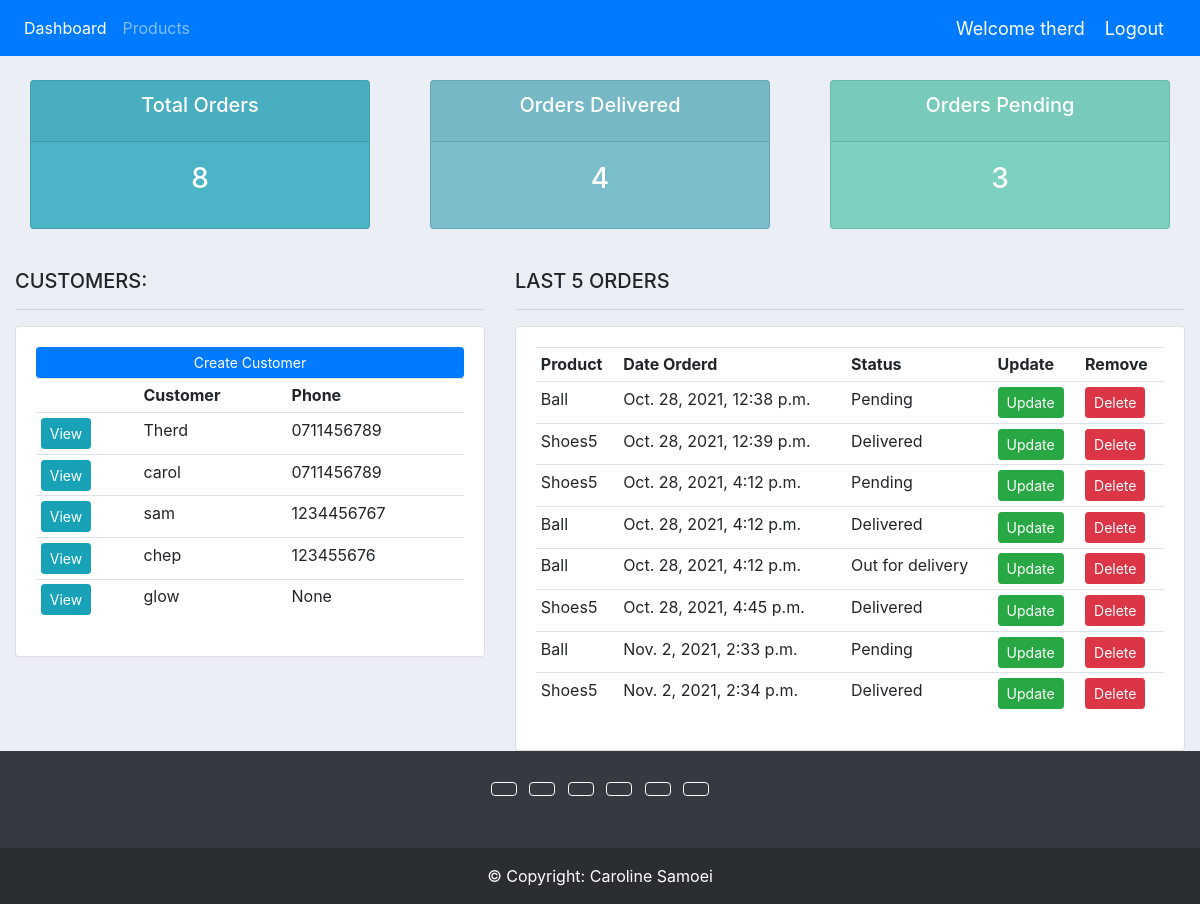
The app's page / (signed in), older data.
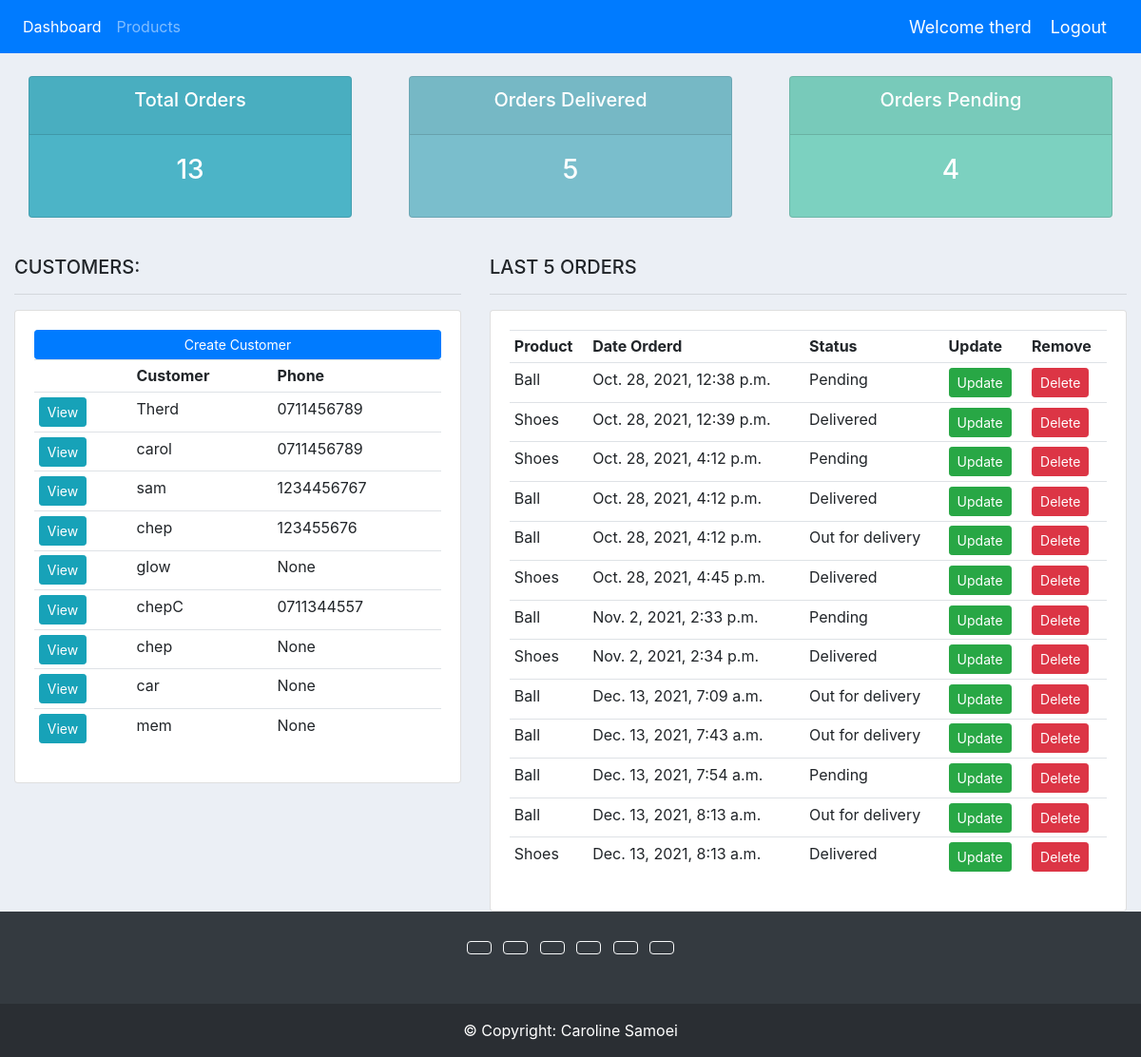
The same page, newer data.
### accounts/models.py (models this page shows, shortened)
class Customer(models.Model):
	user=models.OneToOneField(User,null=True,on_delete=models.CASCADE)
	name = models.CharField(max_length=200, null=True)
	phone = models.CharField(max_length=200, null=True)
	email = models.CharField(max_length=200, null=True)
	profile_pic = models.ImageField(default="profile1.png", null=True, blank=True)
	date_created = models.DateTimeField(auto_now_add=True, null=True)

class Order(models.Model):
	STATUS = (
			('Pending', 'Pending'),
			('Out for delivery', 'Out for delivery'),
			('Delivered', 'Delivered'),
			)
	customer = models.ForeignKey(Customer, null=True, on_delete= models.SET_NULL)
	product = models.ForeignKey(Product, null=True, on_delete= models.SET_NULL)
	date_created = models.DateTimeField(auto_now_add=True, null=True)
	status = models.CharField(max_length=200, null=True, choices=STATUS)
	note = models.CharField(max_length=1000, null=True)

class Product(models.Model):
	CATEGORY = (
			('Indoor', 'Indoor'),
			('Out Door', 'Out Door'),
			)
	name = models.CharField(max_length=200, null=True)
	price = models.FloatField(null=True)
	category = models.CharField(max_length=200, null=True, choices=CATEGORY)
	description = models.CharField(max_length=200, null=True, blank=True)
	date_created = models.DateTimeField(auto_now_add=True, null=True)
	tags = models.ManyToManyField(Tag)
	def __str__(self):
		return self.name

### accounts/decorators.py (the view)
	def wrapper_function(request, *args, **kwargs):
		group = None
		if request.user.groups.exists():
			group = request.user.groups.all()[0].name
		if group == 'customer':
			return redirect('user-page')
		if group == 'admin':
			return view_func(request, *args, **kwargs)

### accounts/views.py (called while the page is built)
@login_required(login_url='login')
@admin_only
def home(request):
	orders = Order.objects.all()
	customers = Customer.objects.all()
	total_customers = customers.count()
	total_orders = orders.count()
	delivered = orders.filter(status='Delivered').count()
	pending = orders.filter(status='Pending').count()
	context = {'orders':orders, 'customers':customers,
	'total_orders':total_orders,'delivered':delivered,
	'pending':pending }
	return render(request, 'accounts/dashboard.html', context)

### accounts/templates/accounts/dashboard.html
{%  extends 'accounts/main.html' %}
{% block content %}
{%  include 'accounts/status.html' %}
<br>
<div class="row">
	<div class="col-md-5">
		<h5>CUSTOMERS:</h5>
		<hr>
		<div class="card card-body">
			<a class="btn btn-primary  btn-sm btn-block" href="">Create Customer</a>
			<table class="table table-sm">
				<tr>
					<th></th>
					<th>Customer</th>
					<th>Phone</th>
				</tr>
				{% for customer in customers %}
					<tr>
						<td><a class="btn btn-sm btn-info" href="{% url 'customer' customer.id %}">View</a></td>
						<td>{{customer.name}}</td>
						<td>{{customer.phone}}</td>
					</tr>
				{% endfor %}
			</table>
		</div>
	</div>
	<div class="col-md-7">
		<h5>LAST 5 ORDERS</h5>
		<hr>
		<div class="card card-body">
			<table class="table table-sm">
				<tr>
					<th>Product</th>
					<th>Date Orderd</th>
					<th>Status</th>
					<th>Update</th>
					<th>Remove</th>
				</tr>
				{% for order in orders %}
					<tr>
						<td>{{order.product}}</td>
						<td>{{order.date_created}}</td>
						<td>{{order.status}}</td>
						<td><a class="btn btn-sm btn-success" href="{% url 'update_order' order.id %}">Update</a></td>
						<td><a class="btn btn-sm btn-danger" href="{% url 'delete_order' order.id %}">Delete</a></td>
					</tr>
				{% endfor %}
			</table>
		</div>
	</div>
</div>
{% endblock %}

### accounts/templates/accounts/main.html (shortened to what this page needs)
<!DOCTYPE html>
<html>
<head>
	<link rel="stylesheet" href="https://stackpath.bootstrapcdn.com/bootstrap/4.3.1/css/bootstrap.min.css">
</head>
<body>
	{%  include 'accounts/navbar.html' %}
	<div class="container-fluid">
	{% block content %}
	{% endblock %}
    </div>
	<footer class="bg-dark text-center text-white">
		<div class="container p-4 pb-0">
		  <section class="mb-4">
			<a class="btn btn-outline-light btn-floating m-1" href="#!" role="button"
			  ></a>
			<a class="btn btn-outline-light btn-floating m-1" href="#!" role="button"
			  ></a>
			<a class="btn btn-outline-light btn-floating m-1" href="#!" role="button"
			  ></a>
			<a class="btn btn-outline-light btn-floating m-1" href="#!" role="button"
			  ></a>
			<a class="btn btn-outline-light btn-floating m-1" href="#!" role="button"
			  ></a>
			<a class="btn btn-outline-light btn-floating m-1" href="#!" role="button"
			  ></a>
		  </section>
		</div>
		<div class="text-center p-3" style="background-color: rgba(0, 0, 0, 0.2);">
		  © Copyright:
		  <a class="text-white" href="#">Caroline Samoei</a>
		</div>
	  </footer>
</body>
</html>

### accounts/templates/accounts/navbar.html (shortened to what this page needs)
{% load static %}
<nav class="navbar navbar-expand-lg navbar-dark bg-primary">
  <div class="collapse navbar-collapse" id="navbarNav">
    <ul class="navbar-nav">
      {% if request.user.is_staff %}
      <li class="nav-item active">
        <a class="nav-link" href="{% url 'home' %}">Dashboard</a>
      </li>
      <li class="nav-item">
        <a class="nav-link" href="{% url 'products' %}">Products</a>
      </li>
      {% else %}
       <li class="nav-item">
        <a class="nav-link" href="{% url 'account' %}">Settings</a>
      </li>
      {% endif %}
    </ul>
  </div>
  <span class="hello-msg"> Welcome {{request.user}}</span>
  <span ><a  class="hello-msg" href="{% url 'logout' %}">Logout</a></span>
</nav>

### accounts/templates/accounts/status.html
<br>
<div class="row">
	<div class="col">
		<div class="col-md">
			<div class="card text-center text-white  mb-3" id="total-orders">
			  	<div class="card-header">
			  		<h5 class="card-title">Total Orders</h5>
			  	</div>
			  	<div class="card-body">
			    	<h3 class="card-title">{{total_orders}}</h3>
			  	</div>
			</div>
		</div>
	</div>
	<div class="col">
		<div class="col-md">
			<div class="card text-center text-white  mb-3" id="orders-delivered">
			  	<div class="card-header">
			  		<h5 class="card-title">Orders Delivered</h5>
			  	</div>
			  	<div class="card-body">
			    	<h3 class="card-title">{{delivered}}</h3>
			  	</div>
			</div>
		</div>
	</div>
	<div class="col">
		<div class="col-md">
			<div class="card text-center text-white  mb-3" id="orders-pending">
			  	<div class="card-header">
			  		<h5 class="card-title">Orders Pending</h5>
			  	</div>
			  	<div class="card-body">
			    	<h3 class="card-title">{{pending}}</h3>
			  	</div>
			</div>
		</div>
	</div>
</div>

### accounts/templates/accounts/main.html (style rules this page uses)
body { background-color: #ebeff5; }
#total-orders { background-color: #4cb4c7; }
#orders-delivered { background-color: #7abecc; }
#orders-pending { background-color: #7CD1C0; }

### accounts/templates/accounts/navbar.html (style rules this page uses)
.hello-msg { font-size: 18px; color: #fff; margin-right: 20px; }

Row changes from the older to the newer data that the page shows:
added Customer: name "chepC", phone "0711344557"
added Customer: name "chep", phone "None"
added Customer: name "car", phone "None"
added Customer: name "mem", phone "None"
changed through a linked row, Order "Oct. 28, 2021, 12:39 p.m.": product "Shoes5" → "Shoes"
changed through a linked row, Order (number 3 of 13 on the later page): product "Shoes5" → "Shoes"
changed through a linked row, Order "Oct. 28, 2021, 4:45 p.m.": product "Shoes5" → "Shoes"
changed through a linked row, Order "Nov. 2, 2021, 2:34 p.m.": product "Shoes5" → "Shoes"
added Order: product "Ball", date_created "Dec. 13, 2021, 7:09 a.m.", status "Out for delivery"
added Order: product "Ball", date_created "Dec. 13, 2021, 7:43 a.m.", status "Out for delivery"
added Order: product "Ball", date_created "Dec. 13, 2021, 7:54 a.m.", status "Pending"
added Order: product "Ball", date_created "Dec. 13, 2021, 8:13 a.m.", status "Out for delivery"
added Order: product "Shoes", date_created "Dec. 13, 2021, 8:13 a.m.", status "Delivered"
Text that changed along with them:
{{ total_orders }}: "8" → "13"
{{ delivered }}: "4" → "5"
{{ pending }}: "3" → "4"
